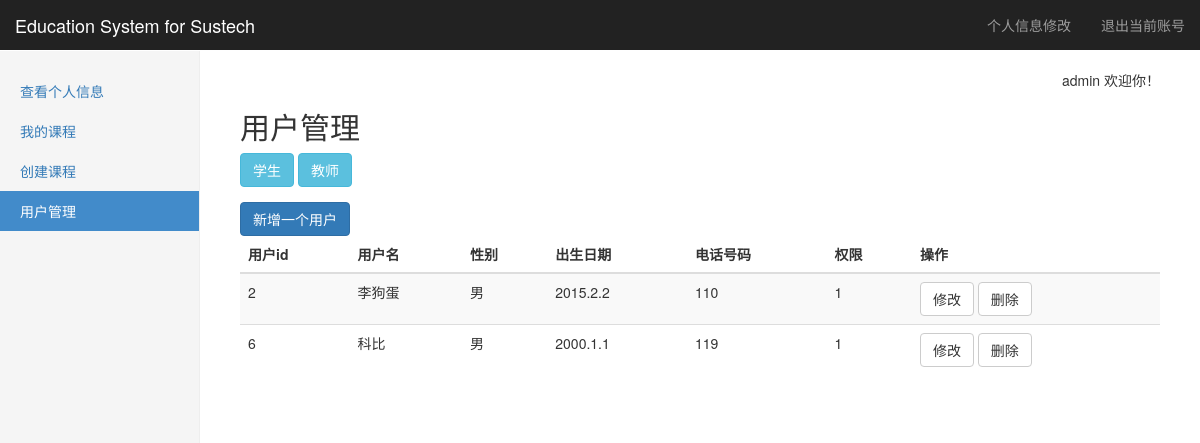
The app's page /account (signed in) with its own data.
### tables this page shows
CREATE TABLE "infor" (
	`userid`	int NOT NULL,
	`telephone`	string NOT NULL,
	`sex`	string NOT NULL,
	`born`	string NOT NULL
);

CREATE TABLE "account" (
	`userid`	INTEGER NOT NULL PRIMARY KEY AUTOINCREMENT,
	`username`	string NOT NULL,
	`password`	string NOT NULL,
	`privilege`	int NOT NULL
);

### Listener.py (the view, shortened to what this page needs)
@app.route(account_url, methods=['GET', 'POST'])
def account():
    Infor=SQL_Infor(get_db())
    Account=SQL_Account(get_db())
    if not (session.get('login') and session.get('username') and session.get('privilege')):
        return redirect(url_for('logout'))
    username = session['username']
    p = session['privilege']
    sidebar = GetSideBar(GetBar(p), '用户管理')
    privilege=request.args.get('privilege','1')
    if(p!=3):
        return redirect(url_for("introduction"))
    if(privilege=="2"):
        user=Infor.GetUserBYprivilege(2)
    else:
        user = Infor.GetUserBYprivilege(1)
    return render_template("account.html",username=username,p=p,sidebar=sidebar,user=user)

### Config/Link_db.py (called while the page is built)
    def select(self,sql):
        try:
            self.__cursor.execute(sql)
            data = self.__cursor.fetchall()
            return data
        except:
            print("Error: unable to fecth data with sql query: "+sql)
            return False

    def close(self):
        if(self.__db!=None):
            self.__db.close()

### Listener.py (called while the page is built)
def get_db():   #使用flask的g对象，每次访问都会有个独立的g对象，保证线程的数据库操作的安全
    if not hasattr(g, 'db'):
        g.db = Link_db()
    return g.db

def GetBar(privilege):  #根据用户privilege返回不同的sidebar
    if(privilege==3):
        return adminbar
    elif(privilege==2):
        return teacherbar
    elif(privilege==1):
        return studentbar

### SQL_libarary/Func_lib.py (called while the page is built)
def GetSideBar(sidebar,activebar=None): #对sidebar进行整理并返回整理好的元组
    result=[]
    for key in sidebar:
        bar1={}
        bar1['name']=key
        bar1['href']=sidebar[key]
        if(activebar==key):
            bar1['active']='active'
        result.append(bar1)
    return result

### SQL_libarary/SQL_Infor.py (called while the page is built)
    def GetUserBYprivilege(self,privilege):
        sql = "select i.userid,username,born,sex,telephone,privilege from %s i join %s a on a.userid=i.userid where privilege=%s"\
              %(InforTable,AccountTable,privilege)
        data = self.__db.select(sql)
        result=[]
        for i in data:
            mydict={'userid':i[0],'username':i[1],'born':i[2],'sex':i[3],'telephone':i[4],'privilege':i[5]}
            result.append(mydict)
        return result

### templates/account.html (shortened to what this page needs)
{% extends "layout.html" %}
{% block body %}
<h2>用户管理</h2>
<div class="form-group">
<button class="btn btn-info" onclick="go(1);">学生</button>
<button class="btn btn-info" onclick="go(2);">教师</button>
</div>
<button class="btn btn-primary" onclick="show3();">新增一个用户</button>
<div class="table-responsive">
            <table class="table table-striped">
              <thead>
                <tr>
                  <th>用户id</th>
                  <th>用户名</th>
                  <th>性别</th>
                  <th>出生日期</th>
				  <th>电话号码</th>
				  <th>权限</th>
				  <th>操作</th>
                </tr>
              </thead>
			  <tbody>
                {% for i in user %}
				<tr>
					<td>{{ i.userid }}</td>
					<td>{{ i.username }}</td>
					<td>{{ i.sex}}</td>
					<td>{{ i.born }}</td>
					<td>{{ i.telephone }}</td>
					<td>{{ i.privilege }}</td>
					<td>
					<button class="btn btn-default"
						onclick=
	"show1('{{ i.username }}','{{ i.sex }}','{{ i.born }}','{{ i.telephone }}','{{ i.privilege }}')">
						修改
						</button>
						<button class="btn btn-default"
						onclick=
	"show2('{{ i.username }}','{{ i.sex }}','{{ i.born }}','{{ i.telephone }}','{{ i.privilege }}')">
						删除
						</button>
					</td>
				</tr>
				{% endfor %}
			</tbody>
            </table>
</div>
{% endblock %}

### templates/layout.html (shortened to what this page needs)
<!DOCTYPE html>
<html lang="zh-CN">
  <head>
	<link href="../static/css/bootstrap.min.css" rel="stylesheet">
	<link href="../static/css/dashboard.css" rel="stylesheet">
  </head>
  <body>
	    <nav class="navbar navbar-inverse navbar-fixed-top">
		  <div class="container-fluid">
			<div class="navbar-header">
			  <a class="navbar-brand" href="/introduction">Education System for Sustech</a>
			</div>
			<div id="navbar" class="navbar-collapse collapse">
			  <ul class="nav navbar-nav navbar-right">
				<li><a href="/myinformation/change">个人信息修改</a></li>
				<li><a href="/logout">退出当前账号</a></li>
			  </ul>
			</div>
		  </div>
		</nav>
		<div class="container-fluid">
		  <div class="row">
			<div class="col-sm-3 col-md-2 sidebar">
			  <ul class="nav nav-sidebar">
			  {% for bar in sidebar %}
				<li {% if bar.active=="active" %}class="active"{% endif %}>
					<a href="{{ bar.href }}">{{ bar.name }}</a>
				</li>
			  {% endfor %}
			  </ul>
			</div>
			<div class="col-sm-9 col-sm-offset-3 col-md-10 col-md-offset-2 main">
			<p class="text-right">{{ username }}  欢迎你！</p>
				{% block body %}{% endblock %}
			</div>
		  </div>
		</div>
  </body>
</html>

### static/css/dashboard.css (style rules this page uses)
body { padding-top: 50px; }
.navbar-fixed-top { border: 0; }
.sidebar { display: none; }
@media (min-width: 768px) { .sidebar { position: fixed; top: 51px; bottom: 0; left: 0; z-index: 1000; display: block; padding: 20px; overflow-x: hidden; overflow-y: auto; background-color: #f5f5f5; border-right: 1px solid #eee; } }
.nav-sidebar { margin-right: -21px; margin-bottom: 20px; margin-left: -20px; }
.nav-sidebar > li > a { padding-right: 20px; padding-left: 20px; }
.nav-sidebar > .active > a, .nav-sidebar > .active > a:hover, .nav-sidebar > .active > a:focus { color: #fff; background-color: #428bca; }
.main { padding: 20px; }
@media (min-width: 768px) { .main { padding-right: 40px; padding-left: 40px; } }

### records on screen
infor: userid "2", username "李狗蛋", sex "男", born "2015.2.2", telephone "110", privilege "1"
infor: userid "6", username "科比", sex "男", born "2000.1.1", telephone "119", privilege "1"

### other values on screen
{{ bar.name }} "查看个人信息" "我的课程" "创建课程" "用户管理"
{{ username }} "admin"
